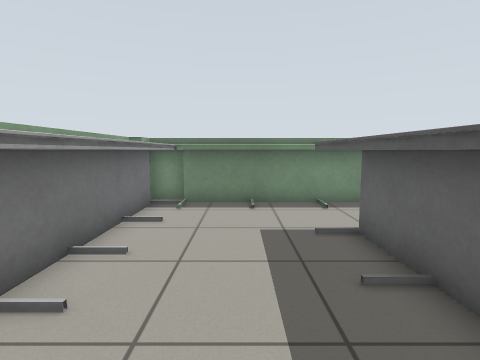
View 1 (above)

19 first-person views from a walk through a Gazebo world. The camera is 0.9 m above the floor, tilts 6° down and sees 80° across. The floor is counted in squares, 0.5 m on a side. Each view is taken from the middle of a square. On the plan, view 1 faces up. The plan holds only what a view shows up to about 16 squares ahead; the rest is blank.

View 2
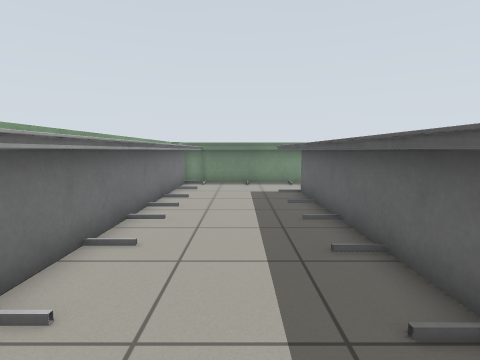

View 3
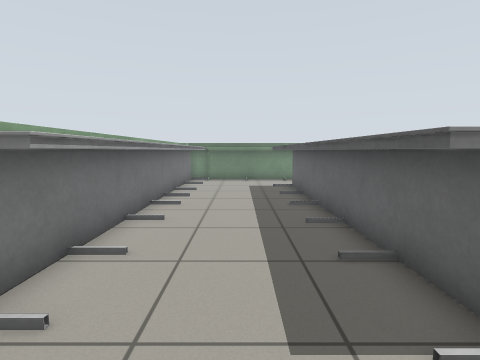

View 4
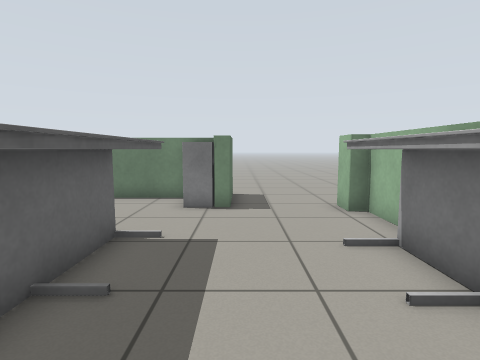

View 5
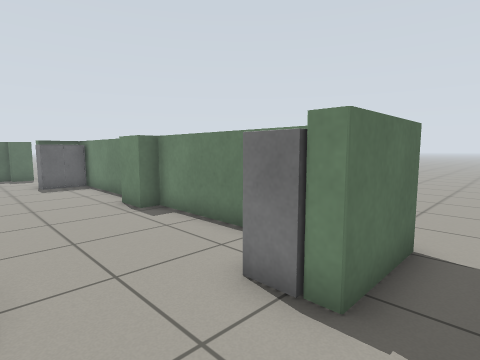

View 6
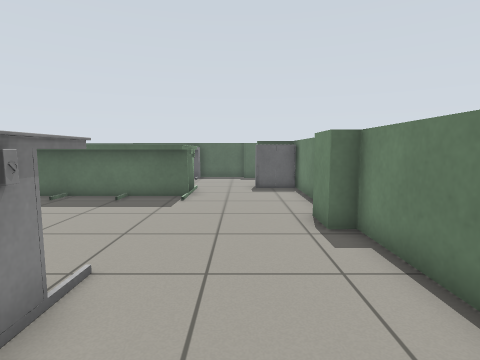

View 7
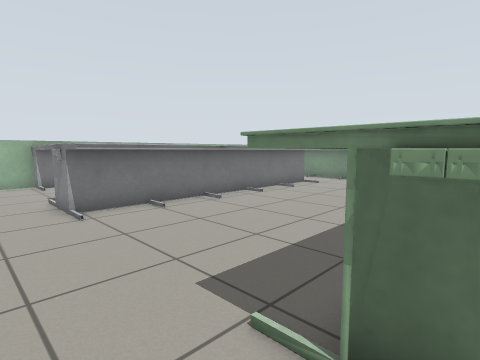

View 8
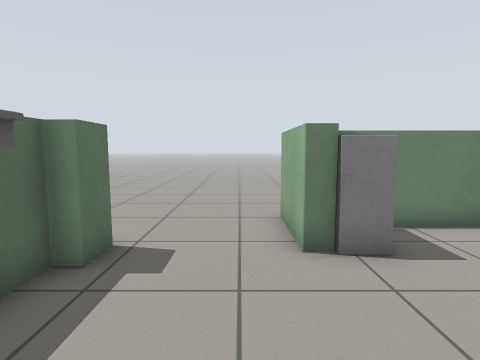

View 9
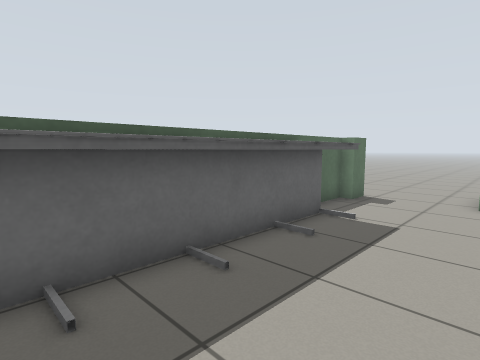

View 10
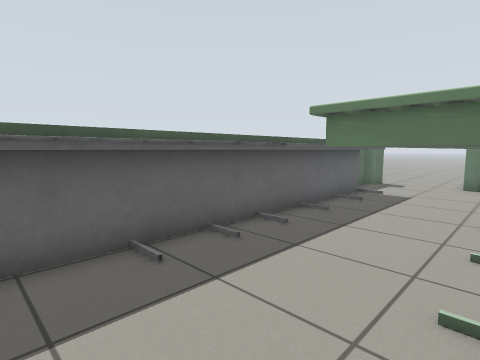

View 11
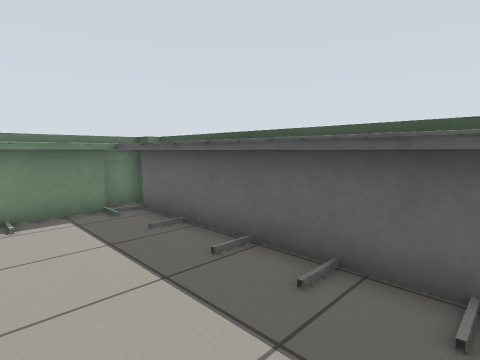

View 12
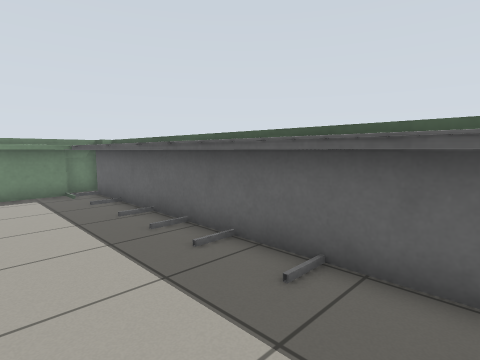

View 13
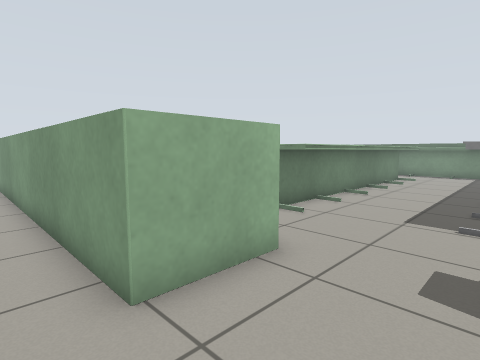

View 14
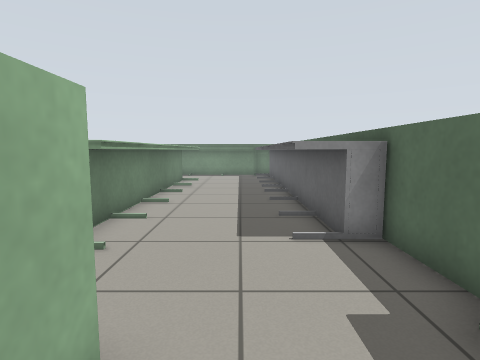

View 15
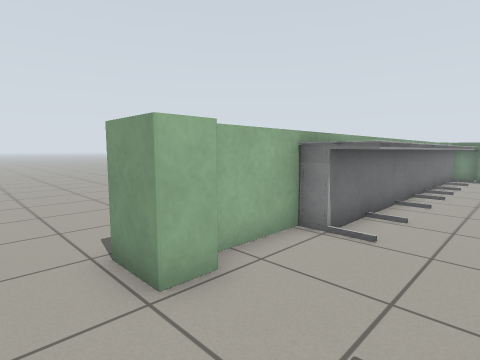

View 16
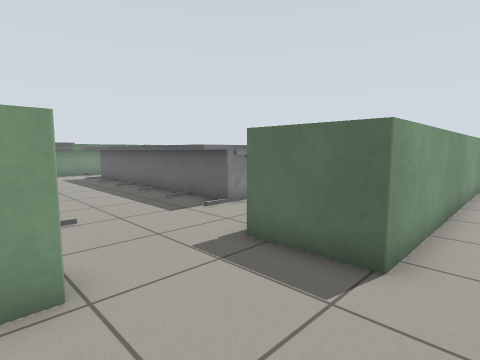

View 17
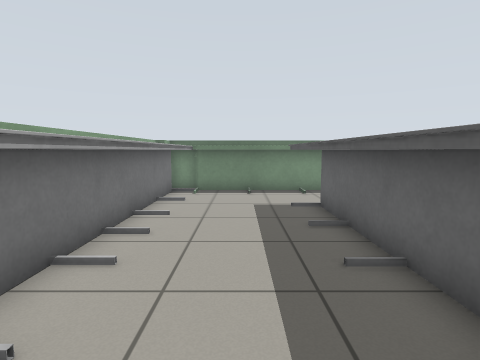

View 18
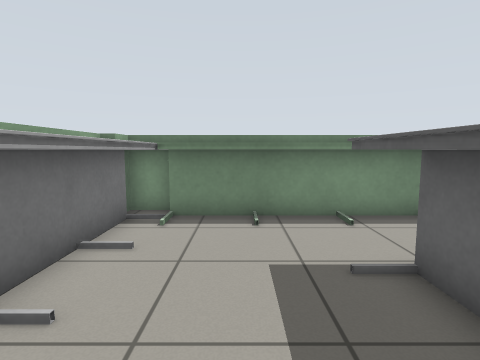

View 19
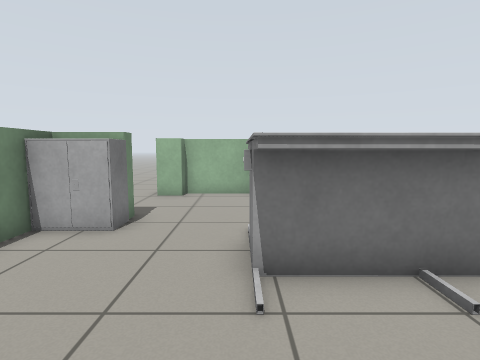

### Floor plan
Points are (right, up) in squares from view 1. A wall is a line through its corners. A room is listed if a view was taken in it or the views show most of it. See-through windows are left out.
Room 1 (views 1, 2, 3, 4, 5, 6, 7, 10, 13, 14, 15, 17, 18, 19)
walls: (7.5, -10) (8.8, -10); (7.3, -10.7) (7.4, -10); (7.4, -10.7) (7.4, -10); (10.4, -10.7) (15.4, -10.7); (-3.7, -8.3) (-3.2, -8.3); (15.9, -8.9) (15.9, -11.7) (0.3, -11.7) (0.3, -8.9) (0.8, -8.9) (0.8, -10.7) (7.2, -10.7); (-3.2, 9.7) (-3.7, 9.7) (-3.7, -8.2) (-3.2, -8.4) (-3.2, -9.3)
low walls: (7.2, -10.7) (7.5, -10); (14.6, -6) (11.1, -6) (11.1, -0.9); (2.7, 8.7) (-2, 8.7); (14, 5.9) (14.6, 5.9); (5, 9.7) (-2, 9.7)
ways out: opening at (15.5, -7.5) to room 2; opening at (15.5, 7.5) to room 2; opening at (18, -9) to room 2; opening at (-4, -11.5) to room 3; opening at (20.5, -11.5) to room 3
objects: table (-3, -5) to (-2, 8); other object (1, -10) to (2, -9); table (2, -6) to (5, 6); other object (15, -10) to (15, -9)
Room 2 (views 8, 9, 11, 12)
walls: (19.4, -8.3) (19.9, -8.2); (19.4, -8.3) (19.7, -8.3) (19.9, -8.2); (19.4, -8.3) (19.7, -8.3); (19.4, -8.5) (19.9, -8.1); (15.4, -8.9) (15.9, -8.9); (19.4, -9.2) (19.4, -8.4) (19.9, -8.3) (19.9, 9.6)
low walls: (14.6, 5.2) (14.6, -6); (13.6, 5) (13.6, -5.9); (18.1, 8.7) (15.6, 8.7); (18.1, 9.7) (15.6, 9.7)
ways out: opening at (15.5, -7.5) to room 1; opening at (15.5, 7.5) to room 1; opening at (18, -9) to room 1
objects: table (18, -5) to (19, 8)
Room 3 (view 16)
walls: (-3.2, -9.3) (-4.7, -9.3)
ways out: opening at (-4, -11.5) to room 1; opening at (20.5, -11.5) to room 1

Positions as (right, up) in squares from view 1, and headings:
1: (0, 0), facing up
2: (0, -6), facing up
3: (0, -8), facing up
4: (0, 0), facing down
5: (-1, -6), facing down-right
6: (1, -8), facing right
7: (13, -8), facing up-left
8: (17, -4), facing down
9: (15, 2), facing down-right
10: (14, 7), facing down-right
11: (15, 1), facing up-right
12: (15, -3), facing up-right
13: (19, -13), facing up-left
14: (17, -11), facing up
15: (0, -11), facing up-left
16: (-4, -13), facing up-right
17: (0, -3), facing up
18: (0, 2), facing up
19: (8, -6), facing left
